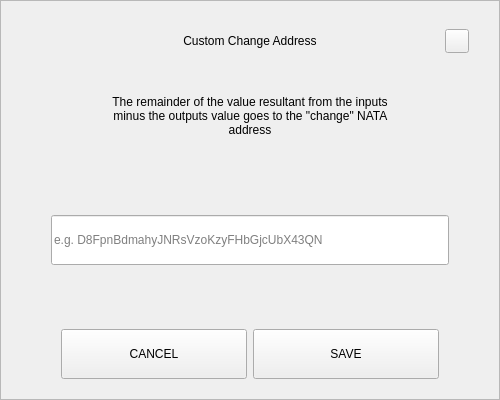
<?xml version="1.0" encoding="UTF-8"?>
<ui version="4.0">
 <class>SendChangeAddressDialog</class>
 <widget class="QDialog" name="SendChangeAddressDialog">
  <property name="geometry">
   <rect>
    <x>0</x>
    <y>0</y>
    <width>500</width>
    <height>400</height>
   </rect>
  </property>
  <property name="windowTitle">
   <string>Dialog</string>
  </property>
  <layout class="QVBoxLayout" name="verticalLayout">
   <property name="spacing">
    <number>0</number>
   </property>
   <property name="leftMargin">
    <number>0</number>
   </property>
   <property name="topMargin">
    <number>0</number>
   </property>
   <property name="rightMargin">
    <number>0</number>
   </property>
   <property name="bottomMargin">
    <number>0</number>
   </property>
   <item>
    <widget class="QFrame" name="frame">
     <property name="styleSheet">
      <string notr="true"/>
     </property>
     <property name="frameShape">
      <enum>QFrame::StyledPanel</enum>
     </property>
     <property name="frameShadow">
      <enum>QFrame::Raised</enum>
     </property>
     <layout class="QVBoxLayout" name="verticalLayout_2" stretch="0,0,0,0,0,0,0">
      <property name="spacing">
       <number>0</number>
      </property>
      <property name="leftMargin">
       <number>30</number>
      </property>
      <property name="topMargin">
       <number>20</number>
      </property>
      <property name="rightMargin">
       <number>30</number>
      </property>
      <property name="bottomMargin">
       <number>20</number>
      </property>
      <item>
       <layout class="QHBoxLayout" name="horizontalLayout_3">
        <property name="spacing">
         <number>0</number>
        </property>
        <item>
         <spacer name="horizontalSpacer_2">
          <property name="orientation">
           <enum>Qt::Horizontal</enum>
          </property>
          <property name="sizeHint" stdset="0">
           <size>
            <width>40</width>
            <height>20</height>
           </size>
          </property>
         </spacer>
        </item>
        <item>
         <widget class="QLabel" name="labelTitle">
          <property name="minimumSize">
           <size>
            <width>0</width>
            <height>40</height>
           </size>
          </property>
          <property name="maximumSize">
           <size>
            <width>16777215</width>
            <height>40</height>
           </size>
          </property>
          <property name="styleSheet">
           <string notr="true">padding-left:24px;</string>
          </property>
          <property name="text">
           <string>Custom Change Address</string>
          </property>
          <property name="alignment">
           <set>Qt::AlignCenter</set>
          </property>
          <property name="margin">
           <number>7</number>
          </property>
         </widget>
        </item>
        <item>
         <spacer name="horizontalSpacer">
          <property name="orientation">
           <enum>Qt::Horizontal</enum>
          </property>
          <property name="sizeHint" stdset="0">
           <size>
            <width>40</width>
            <height>20</height>
           </size>
          </property>
         </spacer>
        </item>
        <item>
         <widget class="QPushButton" name="btnEsc">
          <property name="minimumSize">
           <size>
            <width>24</width>
            <height>24</height>
           </size>
          </property>
          <property name="maximumSize">
           <size>
            <width>24</width>
            <height>24</height>
           </size>
          </property>
          <property name="focusPolicy">
           <enum>Qt::NoFocus</enum>
          </property>
          <property name="text">
           <string/>
          </property>
         </widget>
        </item>
       </layout>
      </item>
      <item>
       <spacer name="verticalSpacer_2">
        <property name="orientation">
         <enum>Qt::Vertical</enum>
        </property>
        <property name="sizeType">
         <enum>QSizePolicy::Fixed</enum>
        </property>
        <property name="sizeHint" stdset="0">
         <size>
          <width>20</width>
          <height>20</height>
         </size>
        </property>
       </spacer>
      </item>
      <item alignment="Qt::AlignHCenter">
       <widget class="QLabel" name="labelMessage">
        <property name="minimumSize">
         <size>
          <width>0</width>
          <height>70</height>
         </size>
        </property>
        <property name="text">
         <string>The remainder of the value resultant from the inputs minus the outputs value goes to the &quot;change&quot; NATA address</string>
        </property>
        <property name="alignment">
         <set>Qt::AlignCenter</set>
        </property>
        <property name="wordWrap">
         <bool>true</bool>
        </property>
       </widget>
      </item>
      <item>
       <spacer name="verticalSpacer_3">
        <property name="orientation">
         <enum>Qt::Vertical</enum>
        </property>
        <property name="sizeHint" stdset="0">
         <size>
          <width>20</width>
          <height>40</height>
         </size>
        </property>
       </spacer>
      </item>
      <item>
       <layout class="QHBoxLayout" name="horizontalLayout_2">
        <property name="spacing">
         <number>0</number>
        </property>
        <property name="leftMargin">
         <number>20</number>
        </property>
        <property name="rightMargin">
         <number>20</number>
        </property>
        <item>
         <widget class="QLineEdit" name="lineEditAddress">
          <property name="minimumSize">
           <size>
            <width>0</width>
            <height>50</height>
           </size>
          </property>
          <property name="placeholderText">
           <string notr="true">e.g. D8FpnBdmahyJNRsVzoKzyFHbGjcUbX43QN</string>
          </property>
         </widget>
        </item>
       </layout>
      </item>
      <item>
       <spacer name="verticalSpacer">
        <property name="orientation">
         <enum>Qt::Vertical</enum>
        </property>
        <property name="sizeHint" stdset="0">
         <size>
          <width>20</width>
          <height>40</height>
         </size>
        </property>
       </spacer>
      </item>
      <item>
       <layout class="QHBoxLayout" name="horizontalLayout" stretch="2,2">
        <property name="spacing">
         <number>6</number>
        </property>
        <property name="leftMargin">
         <number>30</number>
        </property>
        <property name="rightMargin">
         <number>30</number>
        </property>
        <item>
         <widget class="QPushButton" name="btnCancel">
          <property name="minimumSize">
           <size>
            <width>180</width>
            <height>50</height>
           </size>
          </property>
          <property name="focusPolicy">
           <enum>Qt::NoFocus</enum>
          </property>
          <property name="text">
           <string>CANCEL</string>
          </property>
         </widget>
        </item>
        <item>
         <widget class="QPushButton" name="btnSave">
          <property name="minimumSize">
           <size>
            <width>180</width>
            <height>50</height>
           </size>
          </property>
          <property name="focusPolicy">
           <enum>Qt::NoFocus</enum>
          </property>
          <property name="text">
           <string>SAVE</string>
          </property>
         </widget>
        </item>
       </layout>
      </item>
     </layout>
    </widget>
   </item>
  </layout>
 </widget>
 <resources/>
 <connections/>
</ui>
